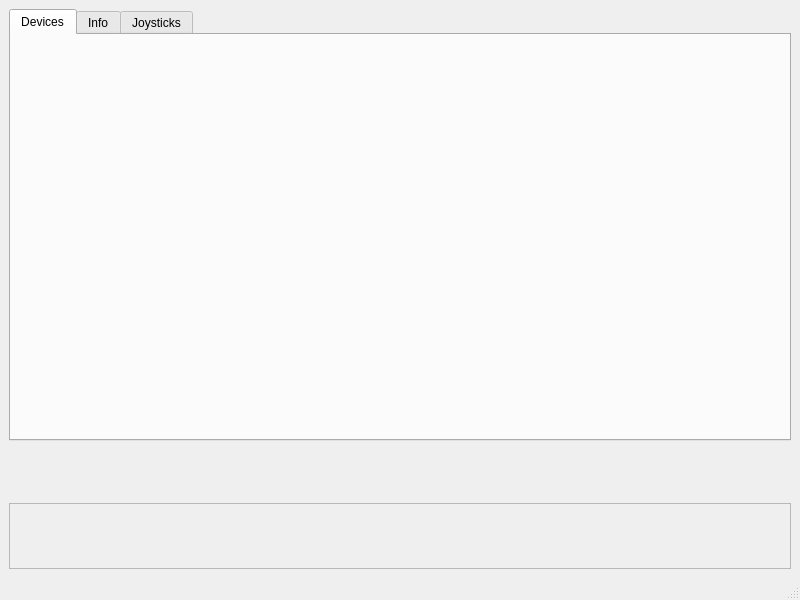
<?xml version="1.0" encoding="UTF-8"?>
<ui version="4.0">
 <class>MainWindow</class>
 <widget class="QMainWindow" name="MainWindow">
  <property name="geometry">
   <rect>
    <x>0</x>
    <y>0</y>
    <width>800</width>
    <height>600</height>
   </rect>
  </property>
  <property name="windowTitle">
   <string>MainWindow</string>
  </property>
  <widget class="QWidget" name="centralwidget">
   <layout class="QGridLayout" name="gridLayout">
    <item row="2" column="0">
     <widget class="QFrame" name="frame">
      <property name="frameShape">
       <enum>QFrame::StyledPanel</enum>
      </property>
      <property name="frameShadow">
       <enum>QFrame::Raised</enum>
      </property>
      <layout class="QGridLayout" name="gridLayout_4">
       <property name="leftMargin">
        <number>0</number>
       </property>
       <property name="topMargin">
        <number>0</number>
       </property>
       <property name="rightMargin">
        <number>0</number>
       </property>
       <property name="bottomMargin">
        <number>0</number>
       </property>
       <property name="spacing">
        <number>0</number>
       </property>
       <item row="1" column="0">
        <widget class="Pitstop::WidgetControllerList" name="wdgControllerList" native="true">
         <property name="minimumSize">
          <size>
           <width>0</width>
           <height>64</height>
          </size>
         </property>
         <property name="maximumSize">
          <size>
           <width>300</width>
           <height>16777215</height>
          </size>
         </property>
        </widget>
       </item>
      </layout>
     </widget>
    </item>
    <item row="0" column="0">
     <widget class="QTabWidget" name="tabWidget">
      <property name="currentIndex">
       <number>0</number>
      </property>
      <widget class="Pitstop::TabDevices" name="tabDevices">
       <attribute name="title">
        <string>Devices</string>
       </attribute>
       <layout class="QGridLayout" name="gridLayout_3"/>
      </widget>
      <widget class="QWidget" name="tabInfo">
       <attribute name="title">
        <string>Info</string>
       </attribute>
       <layout class="QGridLayout" name="gridLayout_2">
        <item row="0" column="0" colspan="2">
         <widget class="Pitstop::BindingsList" name="bindingsList" native="true"/>
        </item>
       </layout>
      </widget>
      <widget class="Pitstop::TabJoysticks" name="tabJoysticks">
       <attribute name="title">
        <string>Joysticks</string>
       </attribute>
       <layout class="QVBoxLayout" name="verticalLayout"/>
      </widget>
     </widget>
    </item>
    <item row="1" column="0">
     <widget class="Pitstop::WidgetNeedleIndicator" name="wdgIndicator" native="true">
      <property name="sizePolicy">
       <sizepolicy hsizetype="Preferred" vsizetype="Minimum">
        <horstretch>0</horstretch>
        <verstretch>0</verstretch>
       </sizepolicy>
      </property>
      <property name="minimumSize">
       <size>
        <width>0</width>
        <height>50</height>
       </size>
      </property>
     </widget>
    </item>
   </layout>
  </widget>
  <widget class="QMenuBar" name="menubar">
   <property name="geometry">
    <rect>
     <x>0</x>
     <y>0</y>
     <width>800</width>
     <height>21</height>
    </rect>
   </property>
  </widget>
  <widget class="QStatusBar" name="statusbar"/>
 </widget>
 <customwidgets>
  <customwidget>
   <class>Pitstop::BindingsList</class>
   <extends>QWidget</extends>
   <header>Widgets/BindingsList.h</header>
   <container>1</container>
  </customwidget>
  <customwidget>
   <class>Pitstop::TabJoysticks</class>
   <extends>QWidget</extends>
   <header>TabJoysticks.h</header>
   <container>1</container>
  </customwidget>
  <customwidget>
   <class>Pitstop::TabDevices</class>
   <extends>QWidget</extends>
   <header>TabDevices.h</header>
   <container>1</container>
  </customwidget>
  <customwidget>
   <class>Pitstop::WidgetControllerList</class>
   <extends>QWidget</extends>
   <header>Widgets/WidgetControllerList.h</header>
   <container>1</container>
  </customwidget>
  <customwidget>
   <class>Pitstop::WidgetNeedleIndicator</class>
   <extends>QWidget</extends>
   <header>Application/Widgets/WidgetNeedleIndicator.h</header>
   <container>1</container>
  </customwidget>
 </customwidgets>
 <resources/>
 <connections/>
</ui>
